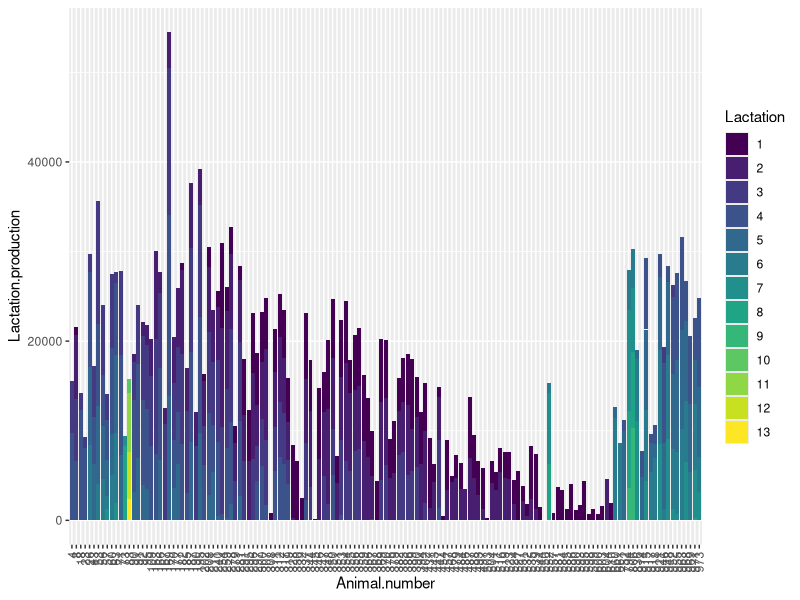
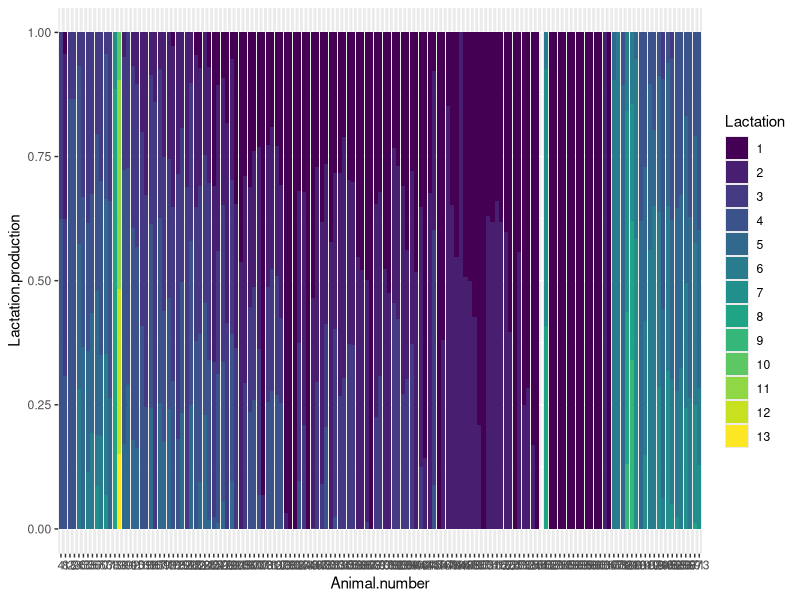
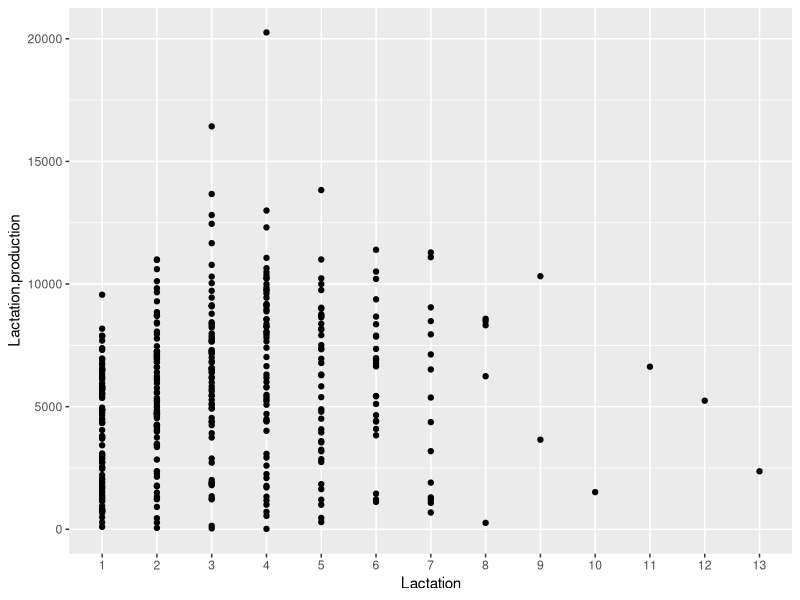
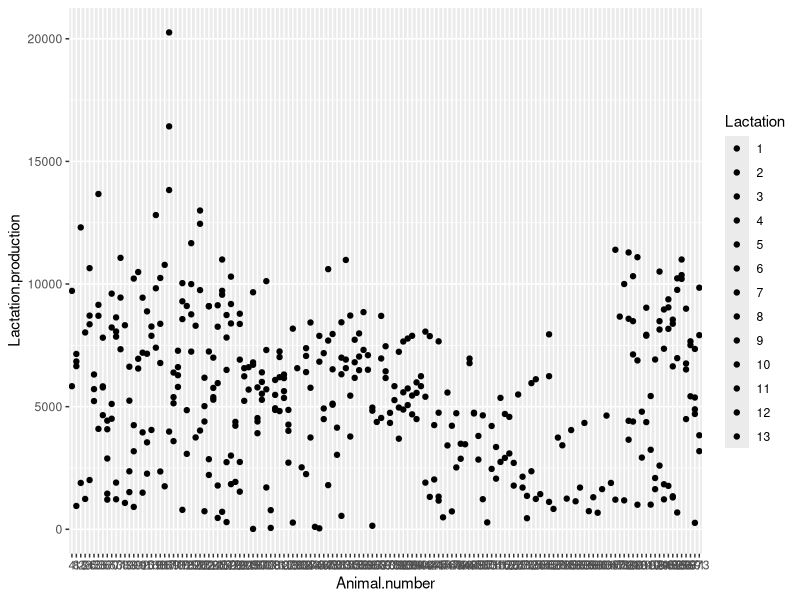

Write R code to recreate these figures, in order.
##### Lactation Data #####
setwd("~/TC-D-Willoughby")

colnames_3a08 <- c("Animal number", "Animal name", "Lactation",
                   "Lactation days in milk", "Lactation production",
                   "Lactation day 100", "Lactation day 305",
                   "Lactation fat", "Lactation protein", 
                   "Lactation cellcount")

colnames_3b06 <- c("Animal number", "Animal name", "Lactation",
                   "Lactation days in milk", "Lactation production",
                   "Lactation day 100", "Lactation day 305",
                   "Lactation fat", "Lactation protein", 
                   "Lactation cellcount")

a_lactation_data <- read.csv("Report/3a08_lactation_milk_data.txt", header = F, 
                             skip = 1, na.strings = '-', col.names = colnames_3a08)

b_lactation_data <- read.csv("Report/3b06_lactation_milk_data.txt", header = F, 
                             skip = 1, na.strings = '-', col.names = colnames_3b06)

all.equal(a_lactation_data, b_lactation_data)

a_lactation_data$Lactation <- as.factor(a_lactation_data$Lactation)
a_lactation_data$Lactation <- factor(a_lactation_data$Lactation, ordered = T,
                                        levels = c("1","2","3","4","5","6","7","8",
                                                   "9","10","11","12","13"))

a_lactation_data$Animal.number <- as.factor(a_lactation_data$Animal.number)

library(ggplot2)

ggplot(a_lactation_data, aes(x = Animal.number, y = Lactation.production, fill = Lactation)) +
  geom_bar(stat = "identity", position = "stack") +
  theme(axis.text.x = element_text(angle = 90, vjust = 0.5, hjust=1))


ggplot(a_lactation_data, aes(x = Animal.number, y = Lactation.production, fill = Lactation)) +
  geom_bar(stat = "identity", position = "fill")

ggplot(a_lactation_data, aes(x = Lactation, y = Lactation.production)) +
  geom_point()

ggplot(a_lactation_data, aes(x = Animal.number, y = Lactation.production, fill = Lactation)) +
  geom_point()